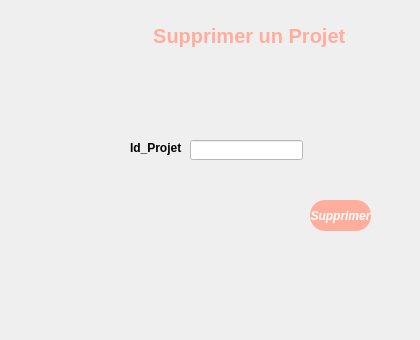
     <widget class="QWidget" name="stackedWidget_2Page4">
      <widget class="QWidget" name="widget_5" native="true">
       <property name="geometry">
        <rect>
         <x>70</x>
         <y>20</y>
         <width>341</width>
         <height>311</height>
        </rect>
       </property>
       <widget class="QLabel" name="label_32">
        <property name="geometry">
         <rect>
          <x>0</x>
          <y>0</y>
          <width>311</width>
          <height>31</height>
         </rect>
        </property>
        <property name="styleSheet">
         <string notr="true">background:transparent;
border-radius:10px;
font-size:20px;
font-weight:700;
color: #FFAE9D
;

</string>
        </property>
        <property name="text">
         <string>               Supprimer un Projet </string>
        </property>
       </widget>
       <widget class="QLabel" name="label_33">
        <property name="geometry">
         <rect>
          <x>60</x>
          <y>120</y>
          <width>61</width>
          <height>16</height>
         </rect>
        </property>
        <property name="font">
         <font>
          <italic>false</italic>
          <bold>true</bold>
         </font>
        </property>
        <property name="text">
         <string>Id_Projet</string>
        </property>
       </widget>
       <widget class="QLineEdit" name="idsup">
        <property name="geometry">
         <rect>
          <x>120</x>
          <y>120</y>
          <width>113</width>
          <height>20</height>
         </rect>
        </property>
        <property name="styleSheet">
         <string notr="true">
background-color: rgb(255, 255, 255);</string>
        </property>
       </widget>
       <widget class="QPushButton" name="pushButton_67">
        <property name="geometry">
         <rect>
          <x>240</x>
          <y>180</y>
          <width>61</width>
          <height>31</height>
         </rect>
        </property>
        <property name="font">
         <font>
          <italic>true</italic>
          <bold>true</bold>
         </font>
        </property>
        <property name="styleSheet">
         <string notr="true">QPushButton {color:white;
background:#FFAE9D;
border-radius:15px ;
   border: 2px  #FFAE9D;
}

QPushButton:hover {
    background-color: #CCAEA4;  /* Quand la souris passe dessus */
}

QPushButton:pressed {
    background-color: #B39188;  /* Quand on clique dessus */
}

QPushButton:focus {
    border: 2px solid #FFAE9D;  /* Quand on sélectionne le bouton avec TAB ou les flèches */
}</string>
        </property>
        <property name="text">
         <string>Supprimer</string>
        </property>
        <property name="iconSize">
         <size>
          <width>18</width>
          <height>18</height>
         </size>
        </property>
       </widget>
      </widget>
     </widget>
